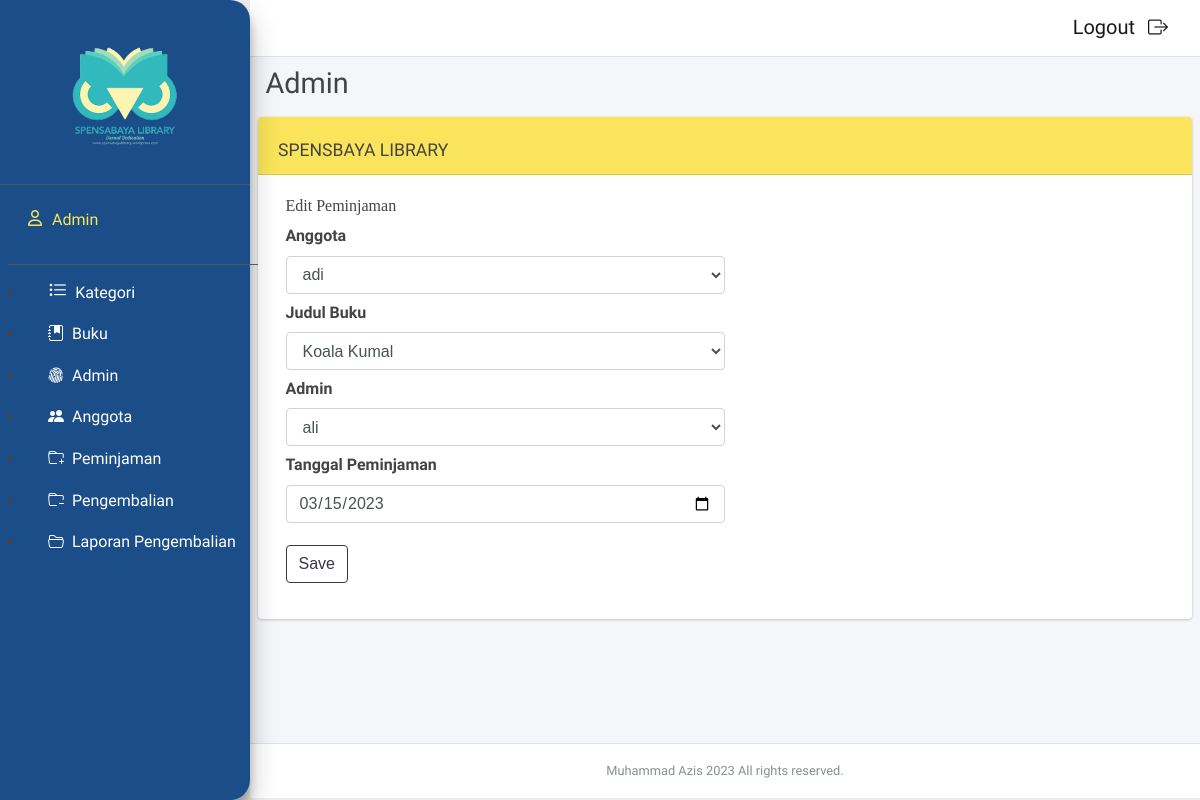
The app's page /loginadmin/index.php?f=peminjaman&m=update&idpem=29&idbuku=165 (signed in) with its own data.
### tables this page shows
CREATE TABLE `t_peminjaman` (
  `f_id` int(11) NOT NULL,
  `f_idadmin` int(11) NOT NULL,
  `f_idanggota` int(11) NOT NULL,
  `f_tanggalpeminjaman` date NOT NULL
);

CREATE TABLE `t_anggota` (
  `f_id` int(11) NOT NULL,
  `f_nama` varchar(200) NOT NULL,
  `f_username` varchar(200) NOT NULL,
  `f_password` varchar(200) NOT NULL,
  `f_tempatlahir` varchar(100) NOT NULL,
  `f_tanggallahir` date NOT NULL
);

CREATE TABLE `t_detailpeminjaman` (
  `f_id` int(11) NOT NULL,
  `f_idpeminjaman` int(11) NOT NULL,
  `f_iddetailbuku` int(11) NOT NULL,
  `f_tanggalkembali` date NOT NULL
);

### dbcontroller.php (called while the page is built, shortened)
<?php class dbcontroller
{
    private $host = "127.0.0.1";
    private $user = "root";
    private $password = "";
    private $database = "usk_muhammadazis";
    private $koneksi;
    public function __construct()
    {
        $this->koneksi = $this->koneksiDB();
    }
    public function koneksiDB()
    {
        $koneksi = mysqli_connect($this->host, $this->user, $this->password, $this->database);
        return $koneksi;
    }
    public function getALL($sql)
    {
        $result = mysqli_query($this->koneksi, $sql);
        while ($row = mysqli_fetch_assoc($result)) {
            $data[] = $row;
        }
        if (!empty($data)) {
            return $data;
        }
    }
    public function getITEM($sql)
    {
        $result = mysqli_query($this->koneksi, $sql);
        $row = mysqli_fetch_assoc($result);
        return ($row);
    }
}

### peminjaman/update.php (the view, shortened to what this page needs)
<?php
if (isset($_GET['idpem']) && isset($_GET['idbuku'])) {
    $idborrow = $_GET['idpem'];
    $idbuku = $_GET['idbuku'];
    if ($level == 'Pustakawan') {
        $itema = $db->getAll("SELECT * FROM `t_admin` ORDER BY f_nama ASC");
    } else {
        $itema = $db->getAll("SELECT * FROM `t_admin` ORDER BY f_nama ASC");
    }
    $itemold = $db->getItem("SELECT f_iddetailbuku,  f_idanggota, f_idadmin, f_tanggalpeminjaman, t_peminjaman.f_id
    FROM `t_peminjaman`
    INNER JOIN t_detailpeminjaman ON t_peminjaman.f_id = t_detailpeminjaman.f_idpeminjaman
     WHERE t_peminjaman.f_id = $idborrow");
    $itemm = $db->getAll("SELECT * FROM `t_anggota` ORDER BY f_nama ASC");
    $itemb = $db->getAll("SELECT f_judul, t_detailbuku.f_id AS idbookdetail FROM `t_detailbuku`
        INNER JOIN t_buku ON t_detailbuku.f_idbuku = t_buku.f_id
        WHERE f_status = 'Tersedia' OR t_detailbuku.f_id = $idbuku
        ORDER BY f_judul ASC");
}
?>
<div class="container">
    <h4 style="font-family:Georgia, 'Times New Roman', Times, serif;">Edit Peminjaman</h4>
    <div class="form-group">
        <form action="" method="post" enctype="multipart/form-data">
            <div class="form-group w-50">
                <label for="" class="mb-2 mt-2">Anggota</label>
                <select class="form-control" name="member" id="">
                    <?php foreach ($itemm as $c) : ?>
                        <option value="<?= $c['f_id'] ?>" <?php if ($itemold['f_idanggota'] == $c['f_id']) {
                                                                echo "selected";
                                                            } ?>><?= $c['f_nama'] ?></option>
                    <?php endforeach ?>
                </select>
                <label for="" class="mb-2 mt-2">Judul Buku</label>
                <select class="form-control" name="book" id="">
                    <?php foreach ($itemb as $c) : ?>
                        <option value="<?= $c['idbookdetail'] ?>" <?php if ($idbuku == $c['idbookdetail']) {
                                                                        echo "selected";
                                                                    } ?>><?= $c['f_judul'] ?></option>
                    <?php endforeach ?>
                </select>
                <label for="" class="mb-2 mt-2">Admin</label>
                <select class="form-control" name="admin" id="">
                    <?php foreach ($itema as $c) : ?>
                        <option value="<?= $c['f_id'] ?>" <?php if ($itemold['f_idadmin'] == $c['f_id']) {
                                                                echo "selected";
                                                            } ?>><?= $c['f_nama'] ?></option>
                    <?php endforeach ?>
                </select>
                <label for="" class="mb-2 mt-2">Tanggal Peminjaman</label>
                <input type="date" class="form-control" name="borrowdate" value="<?= $itemold['f_tanggalpeminjaman'] ?>" required><br>
                <button type="submit" class="btn btn-outline-dark" name="change">Save</button>
            </div>
    </div>
</div>

### chosen/docsupport/style.css (style rules this page uses)
html, body, div, span, object, iframe, h1, h2, h3, h4, h5, h6, p, blockquote, pre, abbr, address, cite, code, del, dfn, em, img, ins, kbd, q, samp, small, strong, sub, sup, var, b, i, dl, dt, dd, ol, ul, li, fieldset, form, label, legend, table, caption, tbody, tfoot, thead, tr, th, td, article, aside, canvas, details, figcaption, figure, footer, header, hgroup, menu, nav, section, summary, time, mark, audio, video { margin: 0; padding: 0; border: 0; font-size: 100%; font: inherit; vertical-align: baseline; }
input, select { vertical-align: middle; }
body { font:13px/1.231 sans-serif; *font-size:small; }
select, input, textarea, button { font:99% sans-serif; }
body { background: #EEE; color: #444; line-height: 1.4em; }
body { font-family: sans-serif; font-size: 1em; }

### peminjaman/update.php (style rules this page uses)
body { font-family: 'Sriracha', cursive }

### records on screen
t_peminjaman: member "adi", admin "ali"
t_detailpeminjaman: borrowdate "03/15/2023"

### other values on screen
$_SESSION['admin'] "Admin"
form field book "Koala Kumal"
